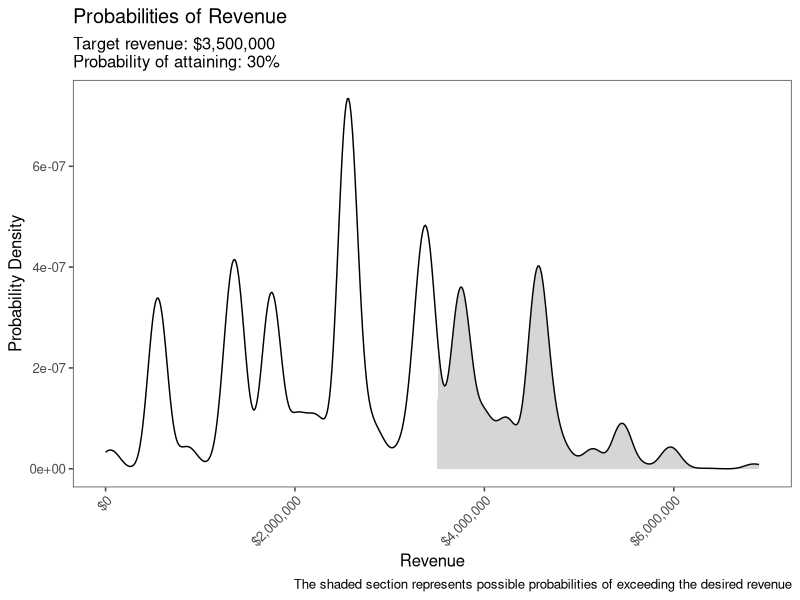

This figure's R source:
library(purrr)
library(dplyr)
library(ggplot2)
library(readr)
library(ggthemes)
library(scales)

# desired_rev and deals are the user-specific API into this script; it will be refactored into a
# set of functions. In the meantime, change these and only these

#
# What is the target revenue
#
desired_rev <- 3500000

#
# 'deals' is a data.frame consisting of
#### the name
#### the revenue associated with the deal
#### the mean probability of the deal landing
#### the variance of the mean probability
####
#### "Deal 1 is worth $1,200,000 and we think we have a 50% +/- 10%
#### chance of landing it"
#
deals <- tribble(
   ~ name, ~ revenue, ~ mean, ~ var,
   "Deal 1", 1200000, .5, .1,
   "Deal 2", 900000, .2, .1,
   "Deal 3", 800000, .5, .1,
   "Deal 4", 1400000, .1, .05,
   "Deal 5", 2000000, .5, .1,
   "Deal 6", 500000, .9, .05,
   "Deal 7", 100000, .5, .1
)

estRevenue <- function(revenue, alpha, beta, N) {
   rbernoulli(N, p = rbeta(N, alpha, beta)) * revenue
}

estBetaParams <- function(mu, var) {
   alpha <- ((1 - mu) / var - 1 / mu) * mu ^ 2
   beta <- alpha * (1 / mu - 1)
   return(params = list(alpha = alpha, beta = beta))
}

validateDeals <- function(deals) {
   d <- deals %>%
      mutate(
         high = mean + var,
         low = mean - var,
         oob = if_else(high >= 1 | low <= 0, TRUE, FALSE)
      )
   
   d %>% filter(oob == TRUE)
}

N = 1000000

oob <- validateDeals(deals)

if (nrow(oob) > 0) {
   msg <- paste(oob$name)
   stop(msg)
} else {
   # convert from mean and variance to alpha and beta for the
   # beta function
   deals <-
      deals %>% cbind(map2_df(deals$mean, deals$var, estBetaParams))
   
   # for each deal, simulate the revenue across N probabilities
   revenue <-
      pmap(deals %>% select(revenue, alpha, beta), estRevenue, N)
   
   # the probability of exeeding the target revenue is the mean
   # of the sum of each simulation that exceeds the target
   prob_of_success <- mean(Reduce('+', revenue) > desired_rev)
   
   # build some data frames for plotting
   rev_df <- Reduce('+', revenue) %>% data.frame(rev = .)
   
   # the ribbon dataframe. Draws a ribbon under the density for the simulations that exceed
   # the target revenue. "512" is the default number of estimator points in the density
   # kernel
   rib_df <-
      data.frame(
         rev_df %>% map_df( ~ density(
            .x,
            from = min(rev_df$rev),
            to = max(rev_df$rev)
         )$y),
         ymin = 0,
         x = seq(
            from = min(rev_df$rev),
            to = max(rev_df$rev),
            length = 512
         )
      ) %>%
      rename(ymax = rev) %>%
      mutate(ymax = if_else(x > desired_rev, ymax, 0))
   
   # plot the bad boy
   rev_df %>%
      ggplot(aes(x = rev)) + geom_density() +
      geom_ribbon(data = rib_df,
                  aes(x = x, ymin = ymin, ymax = ymax),
                  alpha = 0.2) +
      scale_x_continuous(labels = dollar) +
      theme_few() +
      labs(
         title = "Probabilities of Revenue",
         subtitle = paste0(
            "Target revenue: ",
            dollar_format()(desired_rev),
            "\nProbability of attaining: ",
            100 * round(prob_of_success, digits = 2),
            "%"
         ),
         caption = "The shaded section represents possible probabilities of exceeding the desired revenue",
         x = "Revenue",
         y = "Probability Density"
      ) +
      theme(axis.text.x = element_text(angle = 45, hjust = 1))
}
